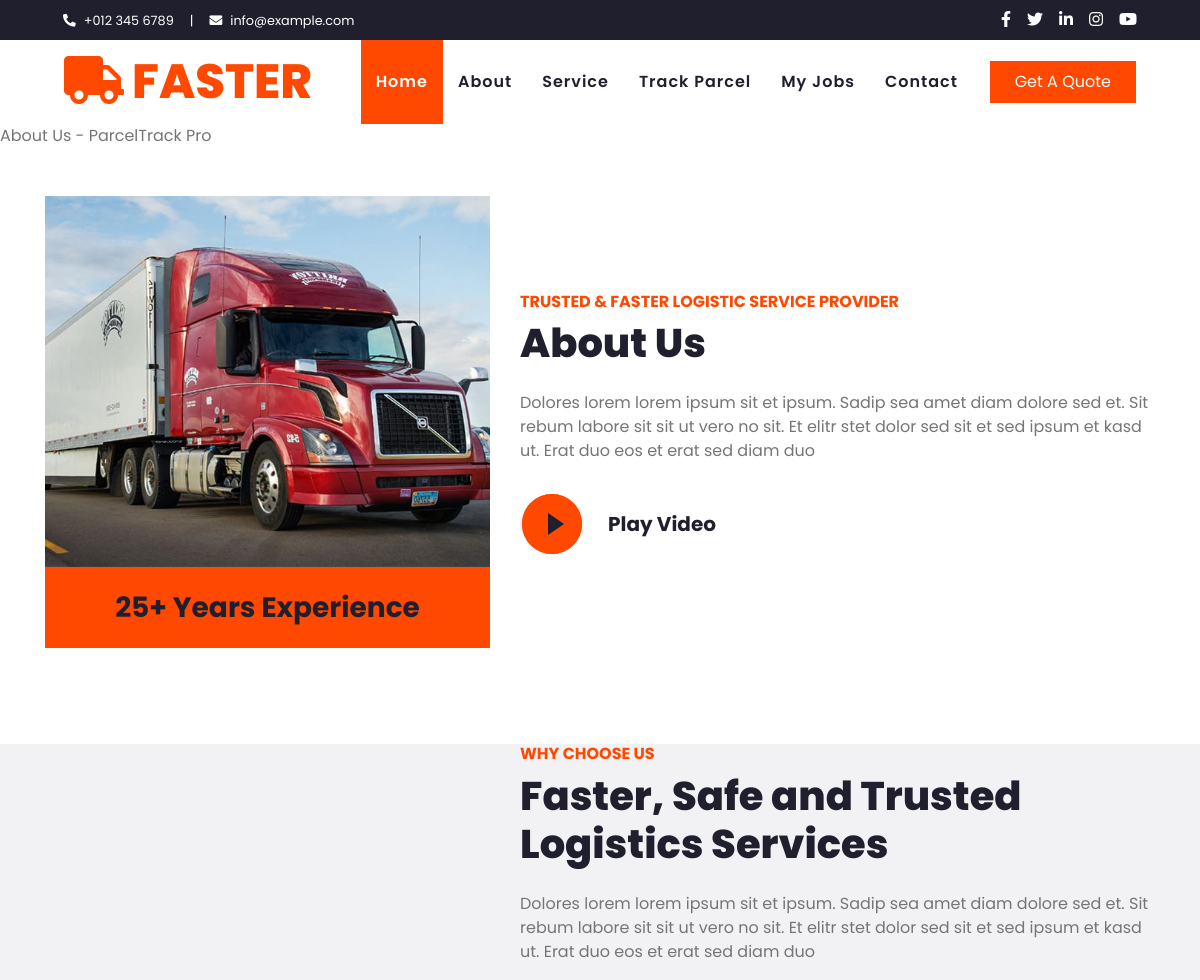
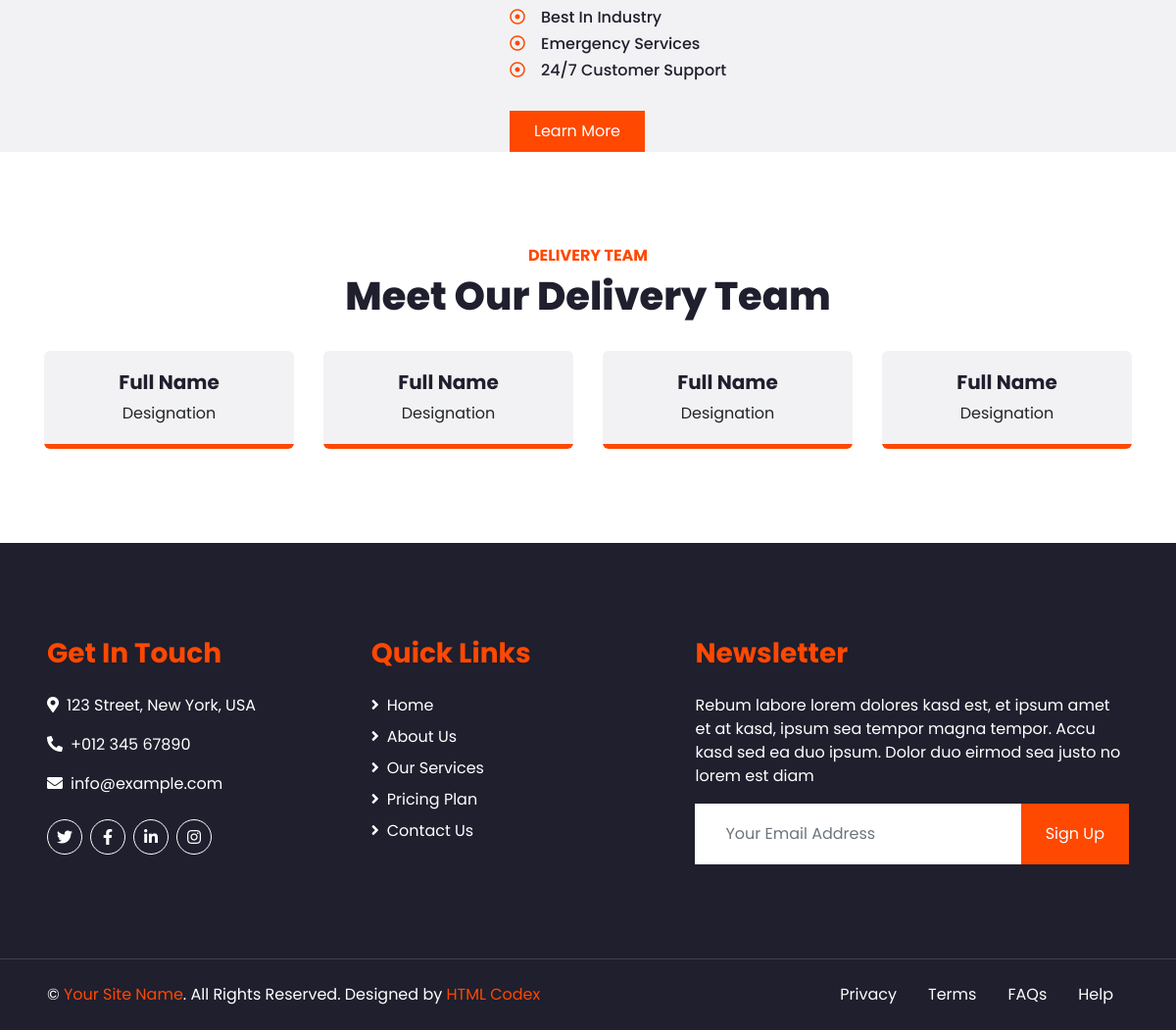
The app's page /api/about-us/ (signed in) with its own data (2 pictures, top to bottom).
### tracking/models.py (models this page shows, shortened)
class AboutSection(models.Model):
    heading = models.CharField(max_length=200)
    sub_heading = models.CharField(max_length=100)
    description = models.TextField()
    experience_years = models.CharField(max_length=50, default="25+ Years Experience")
    image = models.ImageField(upload_to='about/', blank=True, null=True)
    video_url = models.URLField(blank=True, null=True)

### tracking/views.py (the view)
# urls.py: path('about-us/',views.about_view, name='about-us'),
def about_view(request):
    about = AboutSection.objects.first()
    return render(request, 'tracking/about.html', {'about': about})

### tracking/templates/tracking/about.html (shortened to what this page needs)
  {% include 'tracking/header.html' %}
{% block title %}About Us - ParcelTrack Pro{% endblock %}
{% block content %}
<div class="container-fluid py-5">
    <div class="container">
        <div class="row align-items-center">
            <div class="col-lg-5 pb-4 pb-lg-0">
                <img class="img-fluid w-100" src="{{ about.image.url }}" alt="">
                <div class="bg-primary text-dark text-center p-4">
                    <h3 class="m-0">{{ about.experience_years }}</h3>
                </div>
            </div>
            <div class="col-lg-7">
                <h6 class="text-primary text-uppercase font-weight-bold">{{ about.sub_heading }}</h6>
                <h1 class="mb-4">{{ about.heading }}</h1>
                <p class="mb-4">{{ about.description }}</p>
                <div class="d-flex align-items-center pt-2">
                    <button type="button" class="btn-play" data-toggle="modal"
                        data-src="{{ about.video_url }}" data-target="#videoModal">
                        <span></span>
                    </button>
                    <h5 class="font-weight-bold m-0 ml-4">Play Video</h5>
                </div>
            </div>
        </div>
    </div>
</div>
{% endblock %}
    <div class="container-fluid bg-secondary my-5">
        <div class="container">
            <div class="row align-items-center">
                <div class="col-lg-5">
                </div>
                <div class="col-lg-7 py-5 py-lg-0">
                    <h6 class="text-primary text-uppercase font-weight-bold">Why Choose Us</h6>
                    <h1 class="mb-4">Faster, Safe and Trusted Logistics Services</h1>
                    <p class="mb-4">Dolores lorem lorem ipsum sit et ipsum. Sadip sea amet diam dolore sed et. Sit rebum labore sit sit ut vero no sit. Et elitr stet dolor sed sit et sed ipsum et kasd ut. Erat duo eos et erat sed diam duo</p>
                    <ul class="list-inline">
                        <li><h6><i class="far fa-dot-circle text-primary mr-3"></i>Best In Industry</h6>
                        <li><h6><i class="far fa-dot-circle text-primary mr-3"></i>Emergency Services</h6></li>
                        <li><h6><i class="far fa-dot-circle text-primary mr-3"></i>24/7 Customer Support</h6></li>
                    </ul>
                    <a href="" class="btn btn-primary mt-3 py-2 px-4">Learn More</a>
                </div>
            </div>
        </div>
    </div>
    <div class="container-fluid pt-5">
        <div class="container">
            <div class="text-center pb-2">
                <h6 class="text-primary text-uppercase font-weight-bold">Delivery Team</h6>
                <h1 class="mb-4">Meet Our Delivery Team</h1>
            </div>
            <div class="row">
                <div class="col-lg-3 col-md-6">
                    <div class="team card position-relative overflow-hidden border-0 mb-5">
                        <div class="card-body text-center p-0">
                            <div class="team-text d-flex flex-column justify-content-center bg-secondary">
                                <h5 class="font-weight-bold">Full Name</h5>
                                <span>Designation</span>
                            </div>
                        </div>
                    </div>
                </div>
                <div class="col-lg-3 col-md-6">
                    <div class="team card position-relative overflow-hidden border-0 mb-5">
                        <div class="card-body text-center p-0">
                            <div class="team-text d-flex flex-column justify-content-center bg-secondary">
                                <h5 class="font-weight-bold">Full Name</h5>
                                <span>Designation</span>
                            </div>
                        </div>
                    </div>
                </div>
                <div class="col-lg-3 col-md-6">
                    <div class="team card position-relative overflow-hidden border-0 mb-5">
                        <div class="card-body text-center p-0">
                            <div class="team-text d-flex flex-column justify-content-center bg-secondary">
                                <h5 class="font-weight-bold">Full Name</h5>
                                <span>Designation</span>
                            </div>
                        </div>
                    </div>
                </div>
                <div class="col-lg-3 col-md-6">
                    <div class="team card position-relative overflow-hidden border-0 mb-5">
                        <div class="card-body text-center p-0">
                            <div class="team-text d-flex flex-column justify-content-center bg-secondary">
                                <h5 class="font-weight-bold">Full Name</h5>
                                <span>Designation</span>
                            </div>
                        </div>
                    </div>
                </div>
            </div>
        </div>
    </div>
  {% include 'tracking/footer.html' %}

### records on screen
AboutSection: image (picture), experience_years "25+ Years Experience", sub_heading "TRUSTED & FASTER LOGISTIC SERVICE PROVIDER", heading "About Us", description "Dolores lorem lorem ipsum sit et ipsum. Sadip sea amet diam dolore sed et. Sit rebum labore sit sit ut vero no sit. Et elitr stet dolor sed sit et sed ipsum et kasd ut. Erat duo eos et erat sed diam duo"
